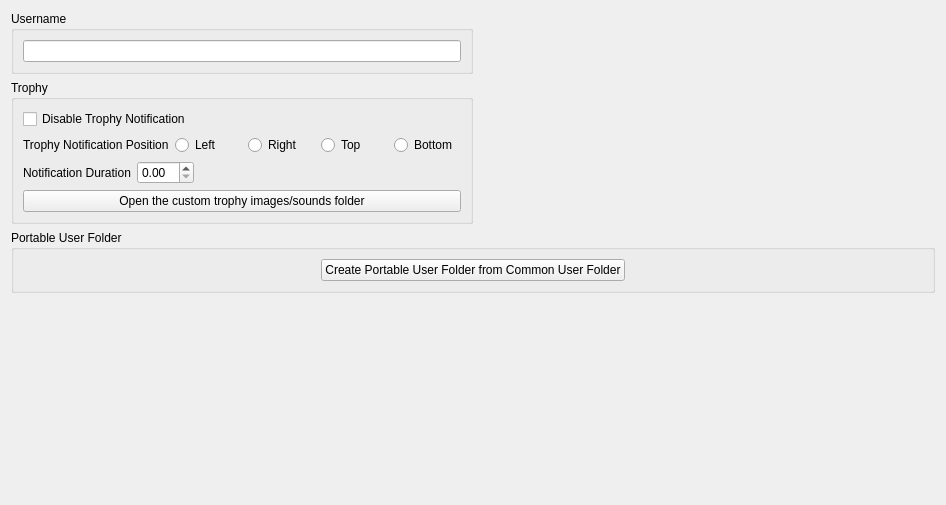
      <widget class="QWidget" name="userTabContents">
       <property name="geometry">
        <rect>
         <x>0</x>
         <y>0</y>
         <width>946</width>
         <height>505</height>
        </rect>
       </property>
       <layout class="QVBoxLayout" name="userTabVLayout" stretch="0,0,1">
        <item>
         <layout class="QHBoxLayout" name="horizontalLayout_2">
          <property name="leftMargin">
           <number>0</number>
          </property>
          <property name="topMargin">
           <number>0</number>
          </property>
          <item>
           <layout class="QHBoxLayout" name="hLayoutUserName">
            <item>
             <widget class="QGroupBox" name="userName">
              <property name="title">
               <string>Username</string>
              </property>
              <layout class="QVBoxLayout" name="userNameLayout">
               <item>
                <widget class="QLineEdit" name="userNameLineEdit"/>
               </item>
              </layout>
             </widget>
            </item>
           </layout>
          </item>
          <item>
           <spacer name="horizontalSpacer_2">
            <property name="orientation">
             <enum>Qt::Orientation::Horizontal</enum>
            </property>
            <property name="sizeHint" stdset="0">
             <size>
              <width>40</width>
              <height>40</height>
             </size>
            </property>
           </spacer>
          </item>
         </layout>
        </item>
        <item>
         <layout class="QVBoxLayout" name="vLayoutTrophy">
          <property name="spacing">
           <number>6</number>
          </property>
          <property name="leftMargin">
           <number>0</number>
          </property>
          <property name="bottomMargin">
           <number>50</number>
          </property>
          <item>
           <layout class="QHBoxLayout" name="hLayoutTrophy">
            <item>
             <widget class="QGroupBox" name="trophyGroupBox">
              <property name="title">
               <string>Trophy</string>
              </property>
              <layout class="QVBoxLayout" name="userNameLayout_2">
               <item>
                <widget class="QCheckBox" name="disableTrophycheckBox">
                 <property name="text">
                  <string>Disable Trophy Notification</string>
                 </property>
                </widget>
               </item>
               <item>
                <layout class="QHBoxLayout" name="horizontalLayout_SidePopUps">
                 <property name="bottomMargin">
                  <number>0</number>
                 </property>
                 <item>
                  <widget class="QLabel" name="label_SidePopUps">
                   <property name="sizePolicy">
                    <sizepolicy hsizetype="Maximum" vsizetype="Preferred">
                     <horstretch>0</horstretch>
                     <verstretch>0</verstretch>
                    </sizepolicy>
                   </property>
                   <property name="text">
                    <string>Trophy Notification Position</string>
                   </property>
                  </widget>
                 </item>
                 <item>
                  <widget class="QRadioButton" name="radioButton_Left">
                   <property name="text">
                    <string>Left</string>
                   </property>
                  </widget>
                 </item>
                 <item>
                  <widget class="QRadioButton" name="radioButton_Right">
                   <property name="text">
                    <string>Right</string>
                   </property>
                  </widget>
                 </item>
                 <item>
                  <widget class="QRadioButton" name="radioButton_Top">
                   <property name="text">
                    <string>Top</string>
                   </property>
                  </widget>
                 </item>
                 <item>
                  <widget class="QRadioButton" name="radioButton_Bottom">
                   <property name="text">
                    <string>Bottom</string>
                   </property>
                  </widget>
                 </item>
                </layout>
               </item>
               <item>
                <layout class="QHBoxLayout" name="horizontalLayout_PopUpsDuration">
                 <property name="bottomMargin">
                  <number>0</number>
                 </property>
                 <item>
                  <widget class="QLabel" name="label_PopUpDuration">
                   <property name="sizePolicy">
                    <sizepolicy hsizetype="Maximum" vsizetype="Preferred">
                     <horstretch>0</horstretch>
                     <verstretch>0</verstretch>
                    </sizepolicy>
                   </property>
                   <property name="text">
                    <string>Notification Duration</string>
                   </property>
                  </widget>
                 </item>
                 <item>
                  <widget class="QDoubleSpinBox" name="popUpDurationSpinBox"/>
                 </item>
                 <item>
                  <spacer name="horizontalSpacer_4">
                   <property name="orientation">
                    <enum>Qt::Orientation::Horizontal</enum>
                   </property>
                   <property name="sizeHint" stdset="0">
                    <size>
                     <width>40</width>
                     <height>20</height>
                    </size>
                   </property>
                  </spacer>
                 </item>
                </layout>
               </item>
               <item>
                <widget class="QPushButton" name="OpenCustomTrophyLocationButton">
                 <property name="text">
                  <string>Open the custom trophy images/sounds folder</string>
                 </property>
                </widget>
               </item>
              </layout>
             </widget>
            </item>
            <item>
             <spacer name="horizontalSpacer_3">
              <property name="orientation">
               <enum>Qt::Orientation::Horizontal</enum>
              </property>
              <property name="sizeHint" stdset="0">
               <size>
                <width>40</width>
                <height>20</height>
               </size>
              </property>
             </spacer>
            </item>
           </layout>
          </item>
          <item>
           <widget class="QGroupBox" name="PortableUserFolderGroupBox">
            <property name="title">
             <string>Portable User Folder</string>
            </property>
            <layout class="QVBoxLayout" name="verticalLayout_2">
             <item>
              <layout class="QHBoxLayout" name="horizontalLayout_9">
               <item>
                <spacer name="horizontalSpacer_6">
                 <property name="orientation">
                  <enum>Qt::Orientation::Horizontal</enum>
                 </property>
                 <property name="sizeHint" stdset="0">
                  <size>
                   <width>40</width>
                   <height>20</height>
                  </size>
                 </property>
                </spacer>
               </item>
               <item>
                <widget class="QPushButton" name="PortableUserButton">
                 <property name="sizePolicy">
                  <sizepolicy hsizetype="Preferred" vsizetype="Fixed">
                   <horstretch>0</horstretch>
                   <verstretch>0</verstretch>
                  </sizepolicy>
                 </property>
                 <property name="text">
                  <string>Create Portable User Folder from Common User Folder</string>
                 </property>
                </widget>
               </item>
               <item>
                <spacer name="horizontalSpacer_5">
                 <property name="orientation">
                  <enum>Qt::Orientation::Horizontal</enum>
                 </property>
                 <property name="sizeHint" stdset="0">
                  <size>
                   <width>40</width>
                   <height>20</height>
                  </size>
                 </property>
                </spacer>
               </item>
              </layout>
             </item>
            </layout>
           </widget>
          </item>
          <item>
           <layout class="QHBoxLayout" name="horizontalLayout_5"/>
          </item>
         </layout>
        </item>
        <item>
         <spacer name="userTabSpacer">
          <property name="orientation">
           <enum>Qt::Orientation::Vertical</enum>
          </property>
          <property name="sizeType">
           <enum>QSizePolicy::Policy::MinimumExpanding</enum>
          </property>
          <property name="sizeHint" stdset="0">
           <size>
            <width>0</width>
            <height>0</height>
           </size>
          </property>
         </spacer>
        </item>
       </layout>
      </widget>
